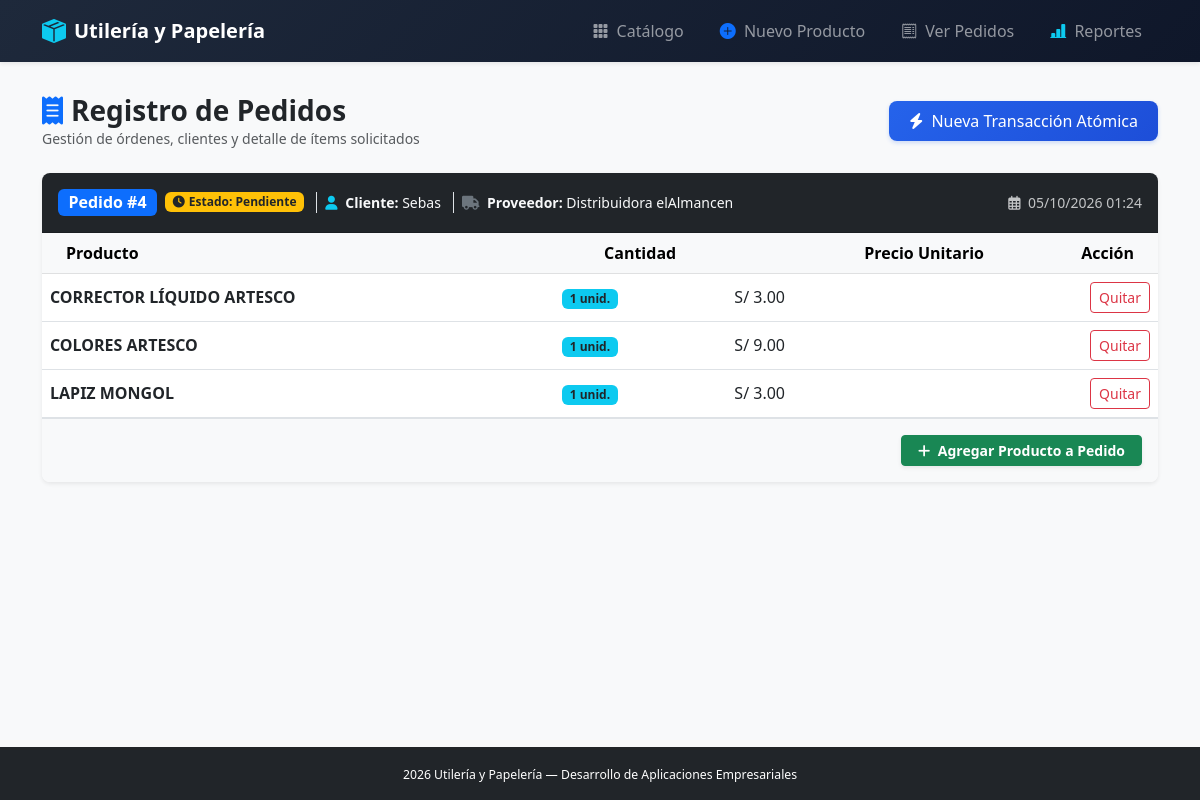
Page /utileria/pedidos/ on the earlier database version.
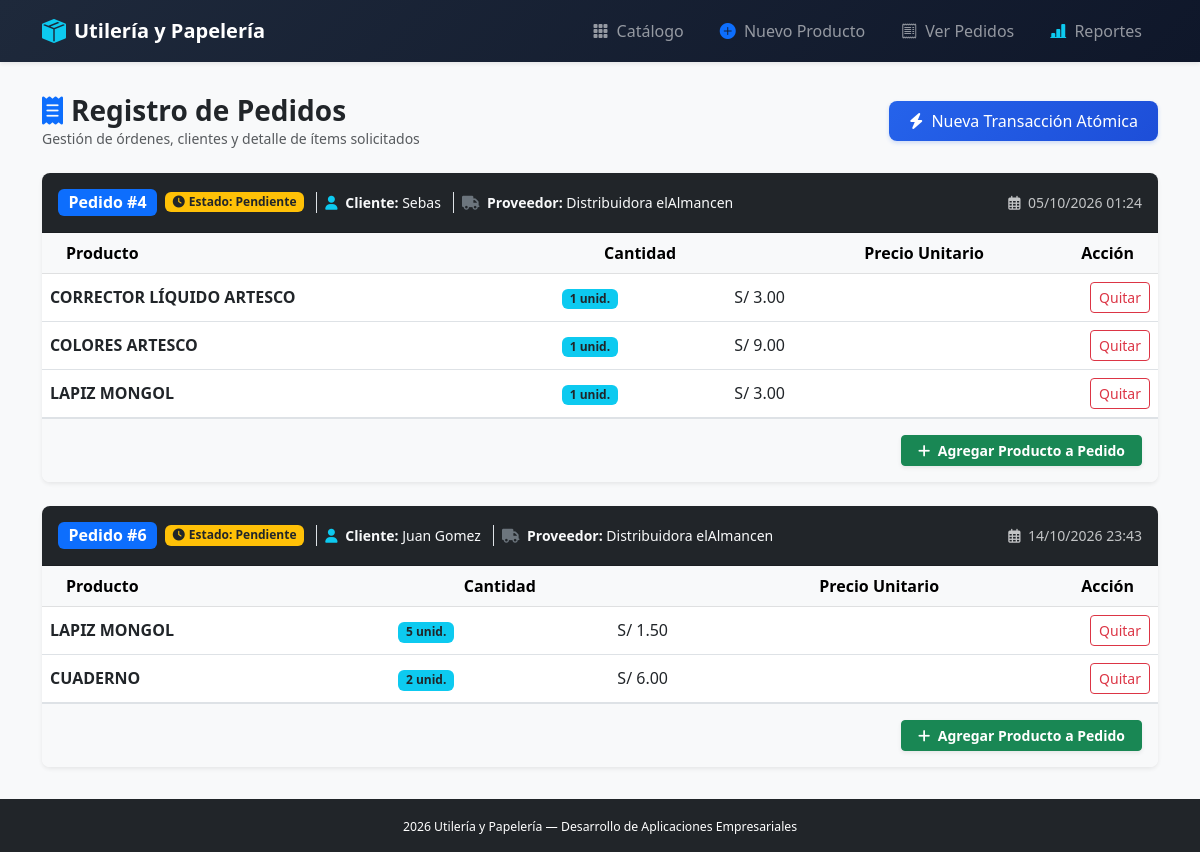
Same page on the later database version.
### utileria/models.py (models this page shows, shortened)
class Pedido(models.Model):
    cliente = models.ForeignKey(
        Cliente,
        on_delete=models.CASCADE,
        related_name='pedidos',
        null=True,
        blank=True
    )
    proveedor = models.ForeignKey(
        Proveedor,
        on_delete=models.SET_NULL,
        related_name='pedidos',
        null=True,
        blank=True
    )
    fecha = models.DateTimeField(auto_now_add=True)
    estado = models.CharField(max_length=50, default='Pendiente')  # CAMPO DE ESTADO
    productos = models.ManyToManyField(
        Producto,
        through='DetallePedido',
        related_name='pedidos'
    )
    objects = PedidoQuerySet.as_manager()

class Cliente(models.Model):
    nombre = models.CharField(max_length=100)
    telefono = models.CharField(max_length=15)

class Proveedor(models.Model):
    razon_social = models.CharField(max_length=100)
    ruc = models.CharField(max_length=11)

class DetallePedido(models.Model):
    pedido = models.ForeignKey(Pedido, on_delete=models.CASCADE)
    producto = models.ForeignKey(Producto, on_delete=models.CASCADE)
    cantidad = models.PositiveIntegerField(default=1)  # ATRIBUTO NUMÉRICO
    precio_unitario = models.DecimalField(max_digits=10, decimal_places=2)  # ATRIBUTO NUMÉRICO

class Producto(models.Model):  # ENTIDAD PRINCIPAL
    codigo = models.CharField(max_length=20)
    nombre = models.CharField(max_length=100)
    precio = models.DecimalField(max_digits=10, decimal_places=2)
    stock = models.IntegerField()  # CAMPO ENTERO QUE SE DESCUENTA CON F()
    categoria = models.ForeignKey(
        Categoria,
        on_delete=models.PROTECT,
        related_name='productos',
        null=True,
        blank=True
    )

### utileria/views.py (the view)
# urls.py: path("pedidos/", views.pedido_list, name="pedido_list"),
def pedido_list(request):
    pedidos = (
        Pedido.objects.pendientes()
        .del_mes()
        .select_related('cliente', 'proveedor')
        .prefetch_related('detallepedido_set__producto')
    )
    return render(request, 'utileria/pedido_list.html', {'pedidos': pedidos})

### utileria/models.py (called while the page is built)
    def pendientes(self):
        return self.filter(estado__iexact='Pendiente')

    def del_mes(self):
        hoy = timezone.now()
        return self.filter(fecha__year=hoy.year, fecha__month=hoy.month)

### utileria/templates/utileria/pedido_list.html (shortened to what this page needs)
{% extends 'utileria/base.html' %}
{% block content %}
<div class="d-flex justify-content-between align-items-center mb-4">
    <div>
        <h3 class="fw-bold text-dark m-0 d-flex align-items-center gap-2">
            <i class="fas fa-receipt text-primary"></i>
            Registro de Pedidos
        </h3>
        <p class="text-muted small m-0">Gestión de órdenes, clientes y detalle de ítems solicitados</p>
    </div>
    <a href="{% url 'utileria:registrar_pedido_transaccion' %}" class="btn btn-primary-custom text-decoration-none">
        <i class="fas fa-bolt me-1"></i> Nueva Transacción Atómica
    </a>
</div>
{% for pedido in pedidos %}
<div class="card card-item shadow-sm border-0 mb-4 rounded-3 overflow-hidden">
    <div class="card-header bg-dark text-white p-3 d-flex flex-wrap justify-content-between align-items-center gap-2">
        <div class="d-flex align-items-center gap-2 flex-wrap">
            <span class="badge bg-primary fs-6 fw-bold">Pedido #{{ pedido.id }}</span>
            <span class="badge bg-warning text-dark fw-bold">
                <i class="fas fa-clock me-1"></i>Estado: {{ pedido.estado }}
            </span>
            {% if pedido.cliente %}
                <span class="text-light small border-start ps-2 ms-1">
                    <i class="fas fa-user text-info me-1"></i> <strong>Cliente:</strong> {{ pedido.cliente.nombre }}
                </span>
            {% endif %}
            {% if pedido.proveedor %}
                <span class="text-light small border-start ps-2 ms-1">
                    <i class="fas fa-truck text-secondary me-1"></i> <strong>Proveedor:</strong> {{ pedido.proveedor.razon_social }}
                </span>
            {% endif %}
        </div>
        <div class="text-light small opacity-75">
            <i class="far fa-calendar-alt me-1"></i> {{ pedido.fecha|date:"d/m/Y H:i" }}
        </div>
    </div>
    <div class="card-body p-0">
        <div class="table-responsive">
            <table class="table table-hover align-middle mb-0">
                <thead class="table-light">
                    <tr>
                        <th class="ps-4">Producto</th>
                        <th class="text-center">Cantidad</th>
                        <th class="text-end">Precio Unitario</th>
                        <th class="text-end pe-4">Acción</th>
                    </tr>
                </thead>
                <tbody>
                    {% for detalle in pedido.detallepedido_set.all %}
                        {% include 'utileria/_detalle_item.html' %}
                    {% empty %}
                        <tr>
                            <td colspan="4" class="text-center text-muted py-3">
                                <em>Sin artículos registrados en este pedido.</em>
                            </td>
                        </tr>
                    {% endfor %}
                </tbody>
            </table>
        </div>
    </div>
    <div class="card-footer bg-light p-3 text-end border-top">
        <a href="{% url 'utileria:detalle_create' pedido.id %}" class="btn btn-success btn-sm px-3 fw-semibold shadow-sm">
            <i class="fas fa-plus me-1"></i> Agregar Producto a Pedido
        </a>
    </div>
</div>
{% endfor %}
{% endblock %}

### utileria/templates/utileria/_detalle_item.html
<tr>
    <td><strong>{{ detalle.producto.nombre|upper }}</strong></td>
    <td><span class="badge bg-info text-dark">{{ detalle.cantidad }} unid.</span></td>
    <td>S/ {{ detalle.precio_unitario|floatformat:2 }}</td>
    <td class="text-end">
        <a href="{% url 'utileria:detalle_delete' detalle.id %}" class="btn btn-sm btn-outline-danger">Quitar</a>
    </td>
</tr>

Differences in the rows shown:
added Pedido: id "6", estado "Pendiente", cliente.nombre "Juan Gomez", proveedor.razon_social "Distribuidora elAlmancen", fecha "14/10/2026 23:43"
added DetallePedido: producto.nombre "LAPIZ MONGOL", cantidad "5", precio_unitario "1.50", shown under "6"
added DetallePedido: producto.nombre "CUADERNO", cantidad "2", precio_unitario "6.00", shown under "6"
